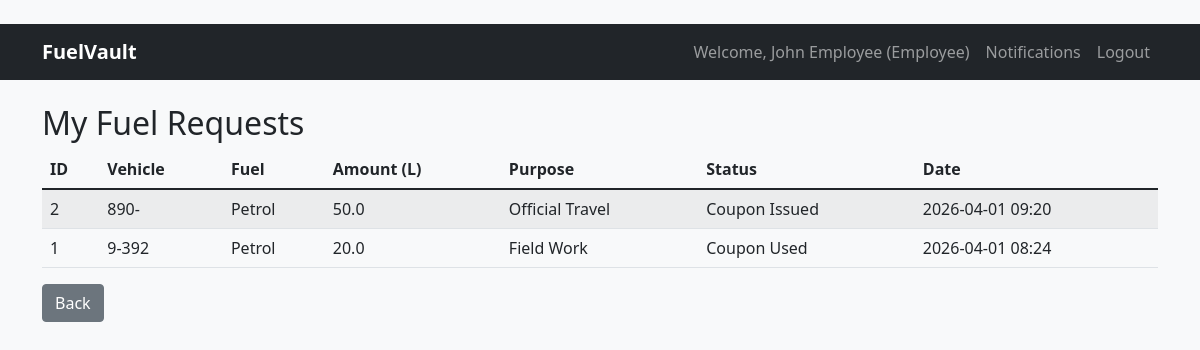
/employee/my-requests (signed in), run on the app's committed database.
### app/models.py (models this page shows, shortened)
class User(UserMixin, db.Model):
    __tablename__ = 'users'
    username = db.Column(db.String(80), primary_key=True)
    password_hash = db.Column(db.String(128), nullable=False)
    role = db.Column(db.String(20), nullable=False)
    name = db.Column(db.String(100), nullable=False)
    department = db.Column(db.String(100), nullable=False)
    email = db.Column(db.String(120))
    phone = db.Column(db.String(20))
    created_at = db.Column(db.DateTime, default=datetime.utcnow)
    is_active = db.Column(db.Boolean, default=True)

class FuelRequest(db.Model):
    __tablename__ = 'fuel_requests'
    id = db.Column(db.Integer, primary_key=True)
    employee_id = db.Column(db.String(80), db.ForeignKey('users.username'), nullable=False)
    employee_name = db.Column(db.String(100), nullable=False)
    department = db.Column(db.String(100), nullable=False)
    vehicle_number = db.Column(db.String(50), nullable=False)
    vehicle_type = db.Column(db.String(50), nullable=False)
    fuel_type = db.Column(db.String(20), nullable=False)
    amount = db.Column(db.Float, nullable=False)
    purpose = db.Column(db.String(200), nullable=False)
    notes = db.Column(db.Text)
    status = db.Column(db.String(50), nullable=False, default='Pending HOD Approval')
    timestamp = db.Column(db.DateTime, default=datetime.utcnow)
    hod_approval = db.Column(db.Boolean)
    hod_notes = db.Column(db.Text)
    admin_approval = db.Column(db.Boolean)
    admin_notes = db.Column(db.Text)
    issuer_approval = db.Column(db.Boolean)
    issuer_notes = db.Column(db.Text)
    coupon_code = db.Column(db.String(50))
    issuer_timestamp = db.Column(db.DateTime)
    expires_at = db.Column(db.DateTime)
    verified_at = db.Column(db.DateTime)
    verified_by = db.Column(db.String(100))
    employee = db.relationship('User', backref='requests')

### app/routes/employee.py (the view)
@bp.route('/my-requests')
@login_required
@role_required('Employee')
def my_requests():
    requests = FuelRequest.query.filter_by(employee_id=current_user.username).order_by(FuelRequest.timestamp.desc()).all()
    return render_template('employee/requests.html', requests=requests)

### app/__init__.py (called while the page is built)
def create_app(config_class=Config):
    app = Flask(__name__)
    app.config.from_object(config_class)
    db.init_app(app)
    login_manager.init_app(app)
    from app.routes import auth, employee, hod, admin, issuer, attendant, main
    app.register_blueprint(auth.bp)
    app.register_blueprint(employee.bp)
    app.register_blueprint(hod.bp)
    app.register_blueprint(admin.bp)
    app.register_blueprint(issuer.bp)
    app.register_blueprint(attendant.bp)
    app.register_blueprint(main.bp)
    @login_manager.user_loader
    def load_user(user_id):
        from app.models import User
        return User.query.get(user_id)
    return app

### app/utils/helpers.py (called while the page is built)
def role_required(*roles):
    def decorator(func):
        @wraps(func)
        def decorated_view(*args, **kwargs):
            if not current_user.is_authenticated:
                flash('Please log in to access this page.', 'warning')
                return redirect(url_for('auth.login'))
            if current_user.role not in roles:
                abort(403)
            return func(*args, **kwargs)
        return decorated_view
    return decorator

### app/templates/employee/requests.html
﻿{% extends "base.html" %}
{% block content %}
<h2>My Fuel Requests</h2>
<table class="table table-striped">
    <thead>
         <tr>
            <th>ID</th>
            <th>Vehicle</th>
            <th>Fuel</th>
            <th>Amount (L)</th>
            <th>Purpose</th>
            <th>Status</th>
            <th>Date</th>
         </tr>
    </thead>
    <tbody>
        {% for req in requests %}
         <tr>
            <td>{{ req.id }}</td>
            <td>{{ req.vehicle_number }}</td>
            <td>{{ req.fuel_type }}</td>
            <td>{{ req.amount }}</td>
            <td>{{ req.purpose }}</td>
            <td>{{ req.status }}</td>
            <td>{{ req.timestamp.strftime('%Y-%m-%d %H:%M') }}</td>
         </tr>
        {% endfor %}
    </tbody>
</table>
<a href="{{ url_for('employee.dashboard') }}" class="btn btn-secondary">Back</a>
{% endblock %}

### app/templates/base.html (shortened to what this page needs)
﻿<!DOCTYPE html>
<html lang="en">
<head>
    <link href="https://cdn.jsdelivr.net/npm/bootstrap@5.1.3/dist/css/bootstrap.min.css" rel="stylesheet">
    <link rel="stylesheet" href="{{ url_for('static', filename='css/custom.css') }}">
</head>
<body>
    <nav class="navbar navbar-expand-lg navbar-dark bg-dark">
        <div class="container">
            <a class="navbar-brand" href="{{ url_for('main.dashboard') }}">FuelVault</a>
            <div class="collapse navbar-collapse" id="navbarNav">
                <ul class="navbar-nav ms-auto">
                    {% if current_user.is_authenticated %}
                        <li class="nav-item">
                            <span class="nav-link">Welcome, {{ current_user.name }} ({{ current_user.role }})</span>
                        </li>
                        <li class="nav-item">
                            <a class="nav-link" href="{{ url_for('main.notifications') }}">Notifications</a>
                        </li>
                        <li class="nav-item">
                            <a class="nav-link" href="{{ url_for('auth.logout') }}">Logout</a>
                        </li>
                    {% else %}
                        <li class="nav-item">
                            <a class="nav-link" href="{{ url_for('auth.login') }}">Login</a>
                        </li>
                    {% endif %}
                </ul>
            </div>
        </div>
    </nav>
    <div class="container mt-4">
        {% block content %}{% endblock %}
    </div>
</body>
</html>

### app/static/css/custom.css (style rules this page uses)
.navbar-brand { font-weight: bold; }

### data on the page
User: name "John Employee", role "Employee"
FuelRequest: id "2", vehicle_number "890-", fuel_type "Petrol", amount "50.0", purpose "Official Travel", status "Coupon Issued", timestamp "2026-04-01 09:20"
FuelRequest: id "1", vehicle_number "9-392", fuel_type "Petrol", amount "20.0", purpose "Field Work", status "Coupon Used", timestamp "2026-04-01 08:24"
